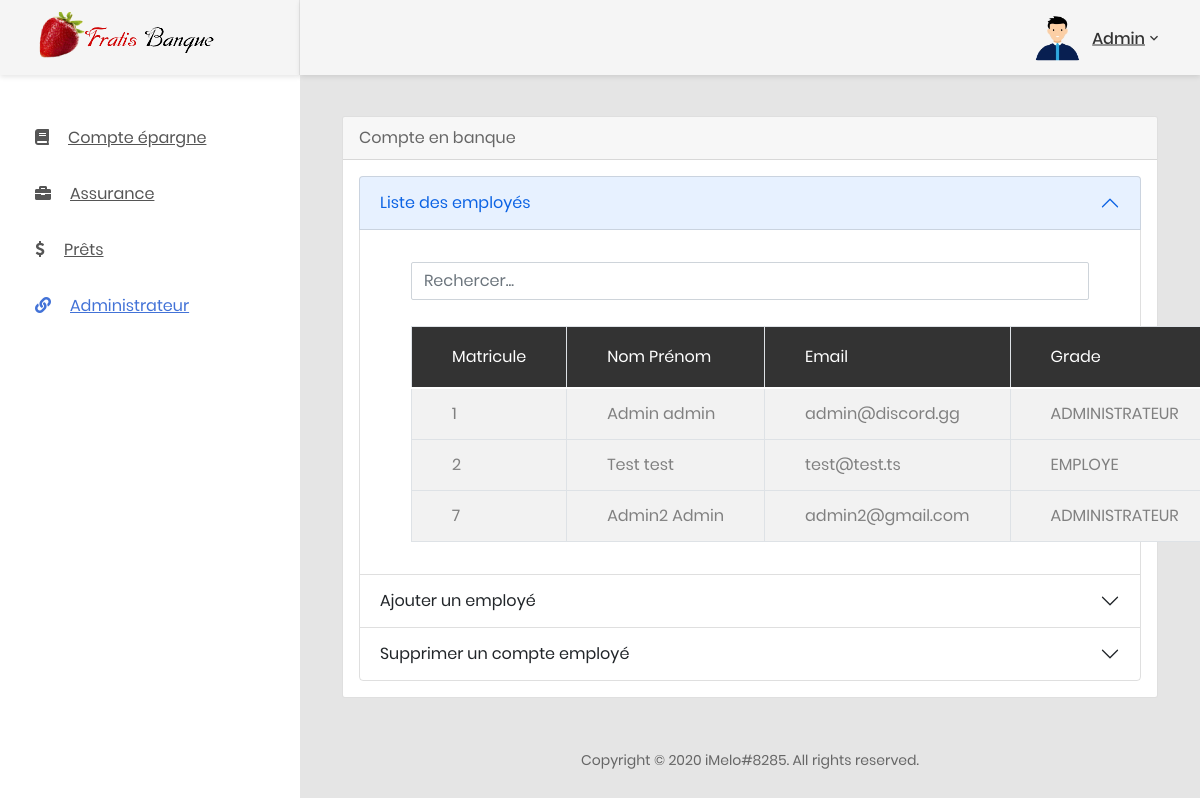
Screenshot of /accueil/employe.php (signed in) with the database file from the repository.
### tables this page shows
CREATE TABLE IF NOT EXISTS `employe` (
  `id` int(11) NOT NULL AUTO_INCREMENT,
  `Nom` varchar(255) NOT NULL,
  `Prenom` varchar(255) NOT NULL,
  `email` varchar(255) NOT NULL,
  `grade` varchar(255) NOT NULL,
  `dateDeCreation` varchar(255) DEFAULT NULL,
  `telephone` varchar(255) NOT NULL,
  `motdepasse` varchar(255) NOT NULL,
  PRIMARY KEY (`id`),
  UNIQUE KEY `email` (`email`)
);

### controller/employe.php (called while the page is built)
<?php
		require('config.php');
	$req = "SELECT * FROM employe";
	$var = ($link->query($req))->fetch_all(MYSQLI_ASSOC);
?>

### accueil/employe.php (the view, shortened to what this page needs)
<?php
    require('../controller/employe.php');
?>
<!DOCTYPE html>
<html lang="en">
<head>
    <link href="css/font-face.css" rel="stylesheet" media="all">
    <link href="vendor/font-awesome-5/css/fontawesome-all.min.css" rel="stylesheet" media="all">
    <link href="vendor/font-awesome-4.7/css/font-awesome.min.css" rel="stylesheet" media="all">
    <link href="vendor/mdi-font/css/material-design-iconic-font.min.css" rel="stylesheet" media="all">
    <link href="vendor/bootstrap-4.1/bootstrap.min.css" rel="stylesheet" media="all">
    <link href="https://cdn.jsdelivr.net/npm/bootstrap@5.0.0-beta1/dist/css/bootstrap.min.css" rel="stylesheet">
    <link href="vendor/animsition/animsition.min.css" rel="stylesheet" media="all">
    <link href="vendor/bootstrap-progressbar/bootstrap-progressbar-3.3.4.min.css" rel="stylesheet" media="all">
    <link href="vendor/wow/animate.css" rel="stylesheet" media="all">
    <link href="vendor/css-hamburgers/hamburgers.min.css" rel="stylesheet" media="all">
    <link href="vendor/slick/slick.css" rel="stylesheet" media="all">
    <link href="vendor/select2/select2.min.css" rel="stylesheet" media="all">
    <link href="vendor/perfect-scrollbar/perfect-scrollbar.css" rel="stylesheet" media="all">
    <link href="css/theme.css" rel="stylesheet" media="all">
</head>
<body class="animsition">
    <div class="page-wrapper">
        <aside class="menu-sidebar d-none d-lg-block">
            <div class="logo">
                <a href="#">
                    <img src="images/icon/logo.png" alt="Cool Admin" />
                </a>
            </div>
            <div class="menu-sidebar__content js-scrollbar1">
                <nav class="navbar-sidebar">
                    <ul class="list-unstyled navbar__list">
                        <li class="has-sub">
                            <a class="js-arrow" href="#">
                                <i class="fas fa-book"></i>Compte épargne
                            </a>
                        </li>
                        <li class="has-sub">
                            <a class="js-arrow" href="#">
                                <i class="fas fa-briefcase"></i>Assurance
                            </a>
                        </li>
                        <li class="has-sub">
                            <a class="js-arrow" href="#">
                                <i class="fas fa-dollar"></i>Prêts
                            </a>
                        </li>
                        <li class="has-sub active" id="Admin2">
                            <a class="js-arrow" href="#">
                                <i class="fas fa-link"></i>Administrateur
                            </a>
                        </li>
                    </ul>
                </nav>
            </div>
        </aside>
        <div class="page-container">
            <header class="header-desktop">
                <div class="section__content section__content--p30">
                    <div class="container-fluid">
                        <div class="header-wrap">
                            <div class="header-button">
                                <div class="account-wrap">
                                    <div class="account-item clearfix js-item-menu">
                                        <div class="image">
                                            <img src="images/icon/avatar1.jpg" alt="" />
                                        </div>
                                        <div class="content">
                                            <?php
                                                if (isset($_SESSION['nom'])) {
                                            ?>
                                                <a class="js-acc-btn" href="#"><?php echo($_SESSION['nom']) ?></a>
                                            <?php
                                                }else{
                                            ?>
                                                <a class="js-acc-btn" href="#"> Employé Fratis</a>
                                            <?php
                                                }
                                            ?>
                                        </div>
                                    </div>
                                </div>
                            </div>
                        </div>
                    </div>
                </div>
            </header>
            <div class="main-content">
                <div class="section__content section__content--p30">
                    <div class="container-fluid">
                        <div class="row">
                            <div class="col-lg-12">
                                <div class="card">
                                    <div class="card-header">Compte en banque </div>
                                    <div class="card-body card-block">
                                            <div class="accordion" id="accordionExample">
                                              <div class="accordion-item">
                                                <h2 class="accordion-header" id="headingOne">
                                                  <button class="accordion-button" type="button" data-bs-toggle="collapse" data-bs-target="#collapseOne" aria-expanded="true" aria-controls="collapseOne">
                                                    Liste des employés
                                                  </button>
                                                </h2>
                                                <div id="collapseOne" class="accordion-collapse collapse show" aria-labelledby="headingOne" data-bs-parent="#accordionExample">
                                                  <div class="accordion-body">
                                                    <div class="col-lg-12">
                                                        <div class="card-body card-block">
                                                                <input class="form-control" id="myInput" type="text" placeholder="Rechercer...">
                                                                <br>
                                                                <table class="table table-bordered table-striped table-earning">
                                                                    <thead>
                                                                      <tr>
                                                                        <th>Matricule</th>
                                                                        <th>Nom Prénom</th>
                                                                        <th>email</th>
                                                                        <th>Grade</th>
                                                                      </tr>
                                                                    </thead>
                                                                    <tbody id="myTable">
                                                                        <?php
                                                                            foreach ($var as $key) {
                                                                        ?>
                                                                            <tr>
                                                                                <td><?php echo ($key['id']); ?></td>
                                                                                <td><?php echo ($key['Nom'].' '.$key['Prenom']); ?></td>
                                                                                <td><?php echo ($key['email']); ?></td>
                                                                                <td><?php echo (strtoupper($key['grade'])); ?></td>
                                                                            <tr>
                                                                        <?php
                                                                            }
                                                                        ?>
                                                                    </tbody>
                                                                </table>
                                                        </div>
                                                    </div>
                                                  </div>
                                                </div>
                                              </div>
                                            <div class="accordion-item">
                                                <h2 class="accordion-header" id="headingTwo">
                                                  <button class="accordion-button collapsed" type="button" data-bs-toggle="collapse" data-bs-target="#collapseTwo" aria-expanded="false" aria-controls="collapseTwo">
                                                    Ajouter un employé
                                                  </button>
                                                </h2>
                                            </div>
                                              <div class="accordion-item">
                                                <h2 class="accordion-header" id="headingThree">
                                                  <button class="accordion-button collapsed" type="button" data-bs-toggle="collapse" data-bs-target="#collapseThree" aria-expanded="false" aria-controls="collapseThree">
                                                    Supprimer un compte employé
                                                  </button>
                                                </h2>
                                              </div>
                                            </div>
                                    </div>
                                </div>
                            </div>
                        </div>
                        <div class="row">
                            <div class="col-md-12">
                                <div class="copyright">
                                    <p>Copyright © 2020 iMelo#8285. All rights reserved.</p>
                                </div>
                            </div>
                        </div>
                    </div>
                </div>
            </div>
        </div>
    </div>
</body>
</html>

### rows the page displays
employe: id "1", Nom "Admin", Prenom "admin", email "admin@discord.gg", grade "ADMINISTRATEUR"
employe: id "2", Nom "Test", Prenom "test", email "test@test.ts", grade "EMPLOYE"
employe: id "7", Nom "Admin2", Prenom "Admin", email "admin2@gmail.com", grade "ADMINISTRATEUR"

### other values shown
$_SESSION['nom'] "Admin"
